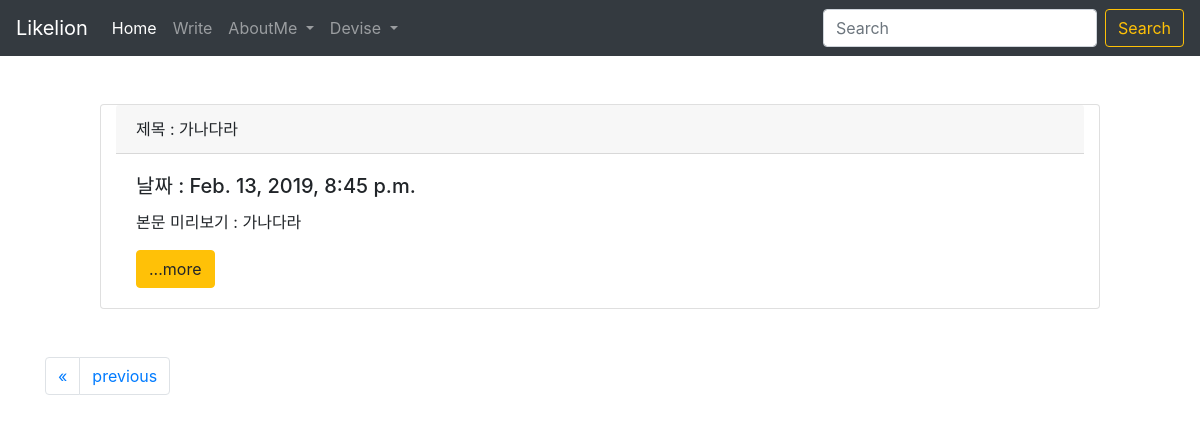
Page /?page=4 on the earlier database version.
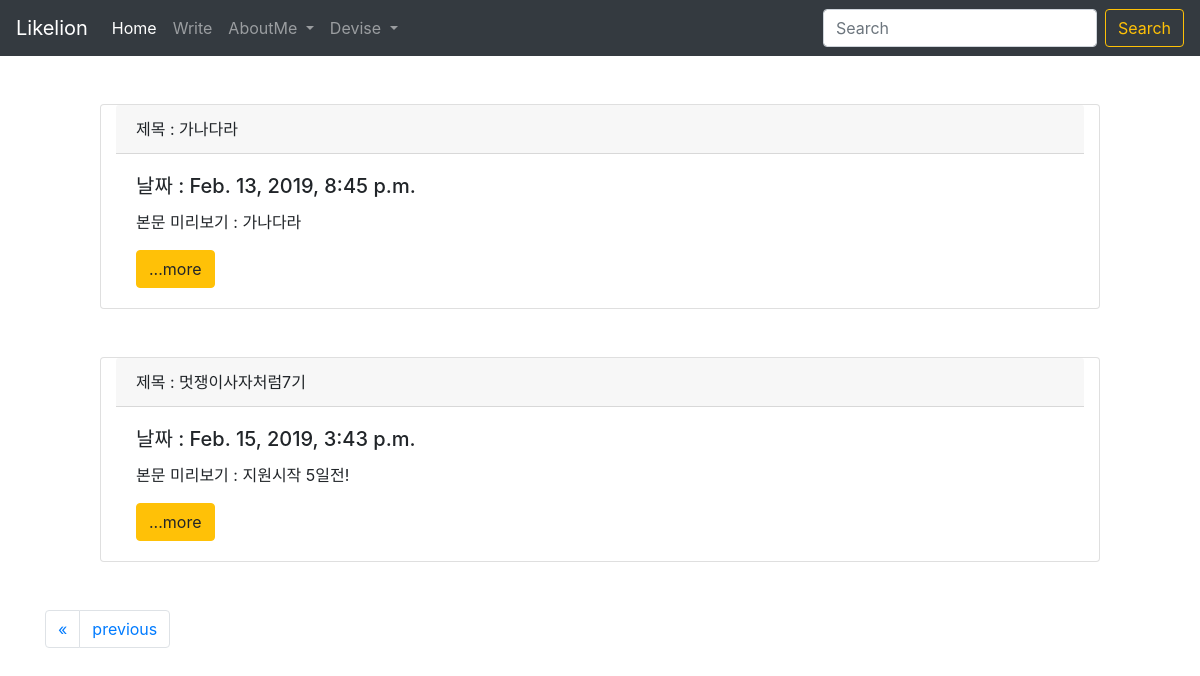
Same page on the later database version.
### myblog/models.py (models this page shows, shortened)
class Myblog(models.Model):
  title = models.CharField(max_length=200)
  pub_date = models.DateTimeField('date published')
  body = models.TextField()
  def summary(self):
    return self.body[:150]

### myblog/views.py (the view)
# urls.py: path('', myblog.views.home, name="home"),
def home(request):
  blogs = Myblog.objects
  blog_list = Myblog.objects.all()
  paginator = Paginator(blog_list,3)
  page = request.GET.get('page')
  posts = paginator.get_page(page)
  return render(request, 'home.html', {'blogs':blogs, 'posts':posts})

### myblog/templates/home.html (shortened to what this page needs)
{%extends 'base.html'%}
{%block contents%}
<body>
  <br />
  {% for myblog in posts %}
    <div class="card mx-auto col-md-10" >
      <div class="card-header">
        제목 : {{myblog.title}}
      </div>
      <div class="card-body">
        <h5 class="card-title"> 날짜 : {{myblog.pub_date}} </h5>
        <p class="card-text">본문 미리보기 : {{myblog.summary}}</p>
        <a href="{%url 'detail' myblog.id%}" class="btn btn-warning">...more</a>
      </div>
    </div>
    <br /><br />
  {% endfor %}
  <div class = "container">
    <nav aria-label="Page navigation example">
    <ul class="pagination">
      {%if posts.has_previous%}
      <li class="page-item">
        <a class="page-link" href="?page=1" aria-label="first">
          <span aria-hidden="true">&laquo;</span>
        </a>
      </li>
       <li class="page-item">
        <a class="page-link" href="?page={{posts.previous_page_number}}" aria-label="previous">previous</a>
      </li>
      {%endif%}
      </ul>
    </nav>
  </div>
{%endblock%}

### practice/templates/base.html (shortened to what this page needs)
<head>
    <link rel="stylesheet" href="https://stackpath.bootstrapcdn.com/bootstrap/4.1.3/css/bootstrap.min.css">
</head>
<body>
  <nav class="navbar navbar-expand-lg navbar-light bg-light navbar-dark bg-dark">
    <a class="navbar-brand" href="{% url 'home' %}">Likelion</a>
    <div class="collapse navbar-collapse" id="navbarSupportedContent">
      <ul class="navbar-nav mr-auto">
        <li class="nav-item active">
          <a class="nav-link" href="{%url 'home' %}">Home <span class="sr-only">(current)</span></a>
        </li>
        <li class="nav-item">
          <a class="nav-link" href="{%url 'newblog' %}">Write</a>
        </li>
        <li class="nav-item dropdown">
          <a class="nav-link dropdown-toggle" href="#" id="navbarDropdown" role="button" data-toggle="dropdown" aria-haspopup="true" aria-expanded="false">
            AboutMe
          </a>
        </li>
        <li class="nav-item dropdown">
          <a class="nav-link dropdown-toggle" href="#" id="navbarDropdown" role="button" data-toggle="dropdown" aria-haspopup="true" aria-expanded="false">
            Devise
          </a>
        </li>
      </ul>
      <form class="form-inline my-2 my-lg-0">
        <input class="form-control mr-sm-2" type="search" placeholder="Search" aria-label="Search">
        <button class="btn btn-outline-warning my-2 my-sm-0" type="submit">Search</button>
      </form>
    </div>
  </nav>
  <br />
  {% block contents%}
  {% endblock %}
</body>

Differences in the rows shown:
added Myblog: title "멋쟁이사자처럼7기", pub_date "Feb. 15, 2019, 3:43 p.m.", summary "지원시작 5일전!"
